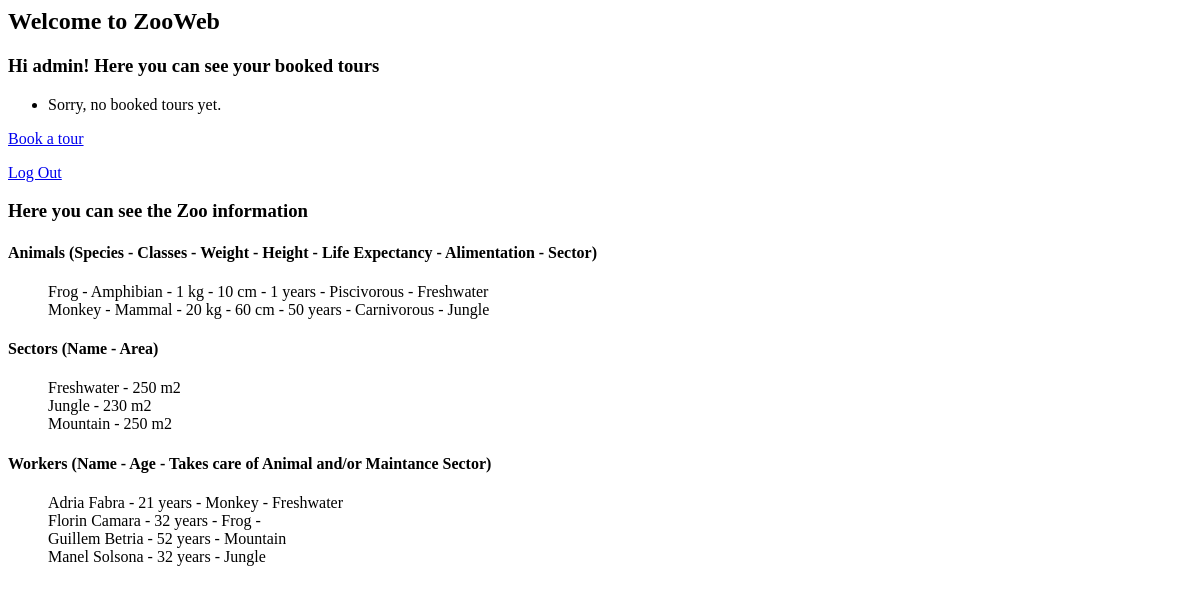
Before: /zooweb/ (signed in) with the older database file.
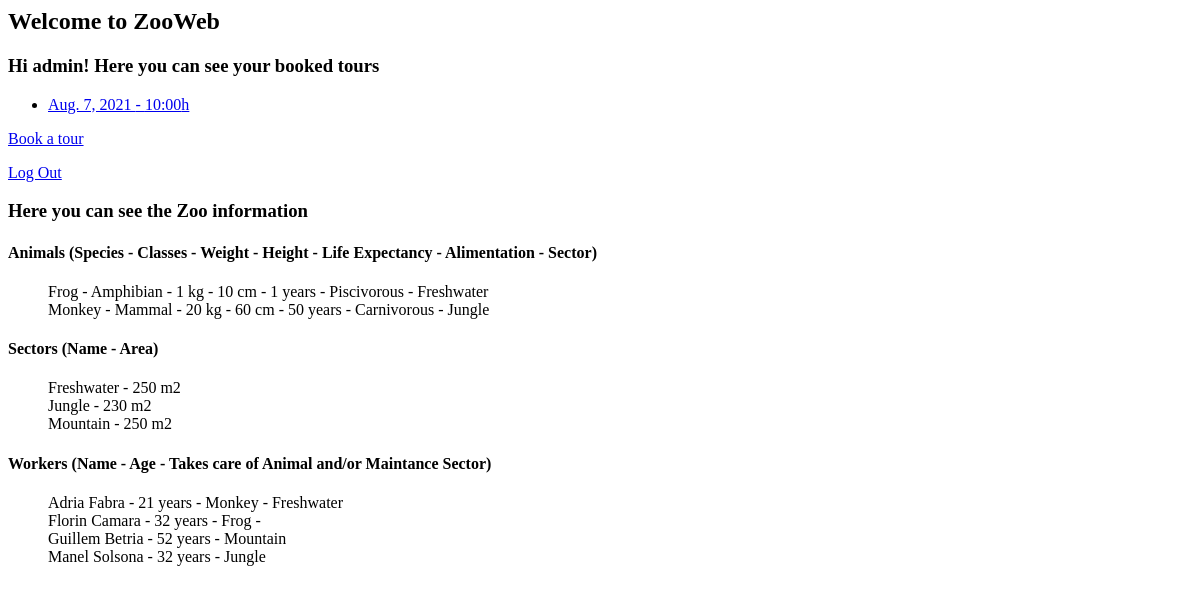
After: the same page with the newer database file.
### ZooWeb/models.py (models this page shows, shortened)
class Animal(models.Model):
    TAXONOMY_LIST = (('Mammal', 'Mammal'), ('Reptile', 'Reptile'), ('Bird', 'Bird'), ('Amphibian', 'Amphibian'))
    ALIMENTATION_LIST = (('Carnivorous', 'Carnivorous'), ('Herbivorous', 'Herbivorous'), ('Omnivorous', 'Omnivorous'),
                        ('Fruitarian', 'Fruitarian'), ('Filter', 'Filter'), ('Scavenger', 'Scavenger'),
                        ('Insectivorous', 'Insectivorous'), ('Piscivorous', 'Piscivorous'))
    species = models.CharField(max_length=20, unique=True)
    classes = models.CharField(max_length=20, choices=TAXONOMY_LIST)
    weight_in_kilograms = models.IntegerField()
    height_in_centimeters = models.IntegerField()
    life_expectancy = models.IntegerField()
    alimentation = models.CharField(max_length=20, choices=ALIMENTATION_LIST)
    sector = models.ForeignKey('Sector', on_delete=models.CASCADE)

class Sector(models.Model):
    SECTOR_LIST = (('Mountain', 'Mountain'), ('Freshwater', 'Freshwater'), ('Wetlands', 'Wetlands'), ('Forest', 'Forest'),
                ('Desert', 'Desert'), ('Sea', 'Sea'), ('Savannah', 'Savannah'), ('Jungle', 'Jungle'))
    name = models.CharField(max_length=20, choices=SECTOR_LIST, unique=True)
    area_in_square_meters = models.IntegerField(default=0)
    def __str__(self):
        return self.name

class Worker(models.Model):
    NSS = models.IntegerField(unique=True)
    name = models.CharField(max_length=20)
    surname = models.CharField(max_length=20)
    age = models.IntegerField()
    animals = models.ManyToManyField('Animal', blank=True)
    sectors = models.ManyToManyField('Sector', blank=True)

class GroupOfVisitor(models.Model):
    HOUR_LIST = (('10:00', '10:00'), ('13:00', '13:00'), ('16:00', '16:00'), ('19:00', '19:00'))
    user = models.ForeignKey(User, on_delete=models.CASCADE)
    number_of_visitors = models.IntegerField()
    sector = models.ManyToManyField('Sector')
    date = models.DateField()
    hour = models.CharField(max_length=20, choices=HOUR_LIST)
    class Meta:
        unique_together = ('date', 'hour')

### ZooWeb/views.py (the view)
# urls.py: path('', views.homeView, name='home'),
def homeView(req):
    animals = Animal.objects.order_by("species")
    workers = Worker.objects.order_by("name")
    sectors = Sector.objects.order_by("name")
    all_visitors = GroupOfVisitor.objects.order_by("date")
    group_of_visitor = []
    for group in all_visitors:
        if group.user.username == req.user.username:
            group_of_visitor.append(group)
    dic = {'Animals': animals, 'Workers': workers, 'Sectors': sectors, 'GroupOfVisitor': group_of_visitor}
    return render(req, 'home.html', dic)

### ZooWeb/templates/home.html (shortened to what this page needs)
{% block content %}
{% if user.is_authenticated %}
  <h2>Welcome to ZooWeb</h2>
  <h3>Hi {{ user.username }}! Here you can see your booked tours</h3>
  <ul>
    {% for g in GroupOfVisitor %}
        <li><a href="{% url 'visitors_detail' g.id %}">
            {{ g.date }} - {{ g.hour }}h</a></li>
    {% empty %}<li>Sorry, no booked tours yet.</li>
    {% endfor %}
  </ul>
  <p><a href="{% url 'visitors_create' %}">Book a tour</a></p>
  <p><a href="{% url 'logout' %}">Log Out</a></p>
{% else %}
  <h2>Welcome to ZooWeb</h2>
  <a href="{% url 'login' %}">Log In</a>
  <br><br>
  <a href="{% url 'signup' %}">Sign Up</a>
{% endif %}
<h3>Here you can see the Zoo information</h3>
<h4>Animals (Species - Classes - Weight - Height - Life Expectancy - Alimentation - Sector)</h4>
<OL>
{% for a in Animals %}
    {{ a.species }} - {{ a.classes }} - {{ a.weight_in_kilograms }} kg - {{ a.height_in_centimeters }} cm
    - {{ a.life_expectancy }} years - {{ a.alimentation }} - {{ a.sector }} <br>
{% endfor %}
</OL>
<h4>Sectors (Name - Area)</h4>
<OL>
{% for s in Sectors %}
    {{ s.name }} - {{ s.area_in_square_meters }} m2 <br>
{% endfor %}
</OL>
<h4>Workers (Name - Age - Takes care of Animal and/or Maintance Sector)</h4>
<OL>
{% for w in Workers %}
    {{ w.name }} {{ w.surname }} - {{ w.age }} years -
    {% for wo in w.animals.all %}
        {{ wo.species }} -
    {% endfor %}
    {% for wor in w.sectors.all %}
        {{ wor.name }}
    {% endfor %}
    <br>
{% endfor %}
</OL>
{% endblock %}

Changed rows visible on the page:
added GroupOfVisitor: date "Aug. 7, 2021", hour "10:00"
Other visible differences:
text no longer shown: "Sorry, no booked tours yet."
